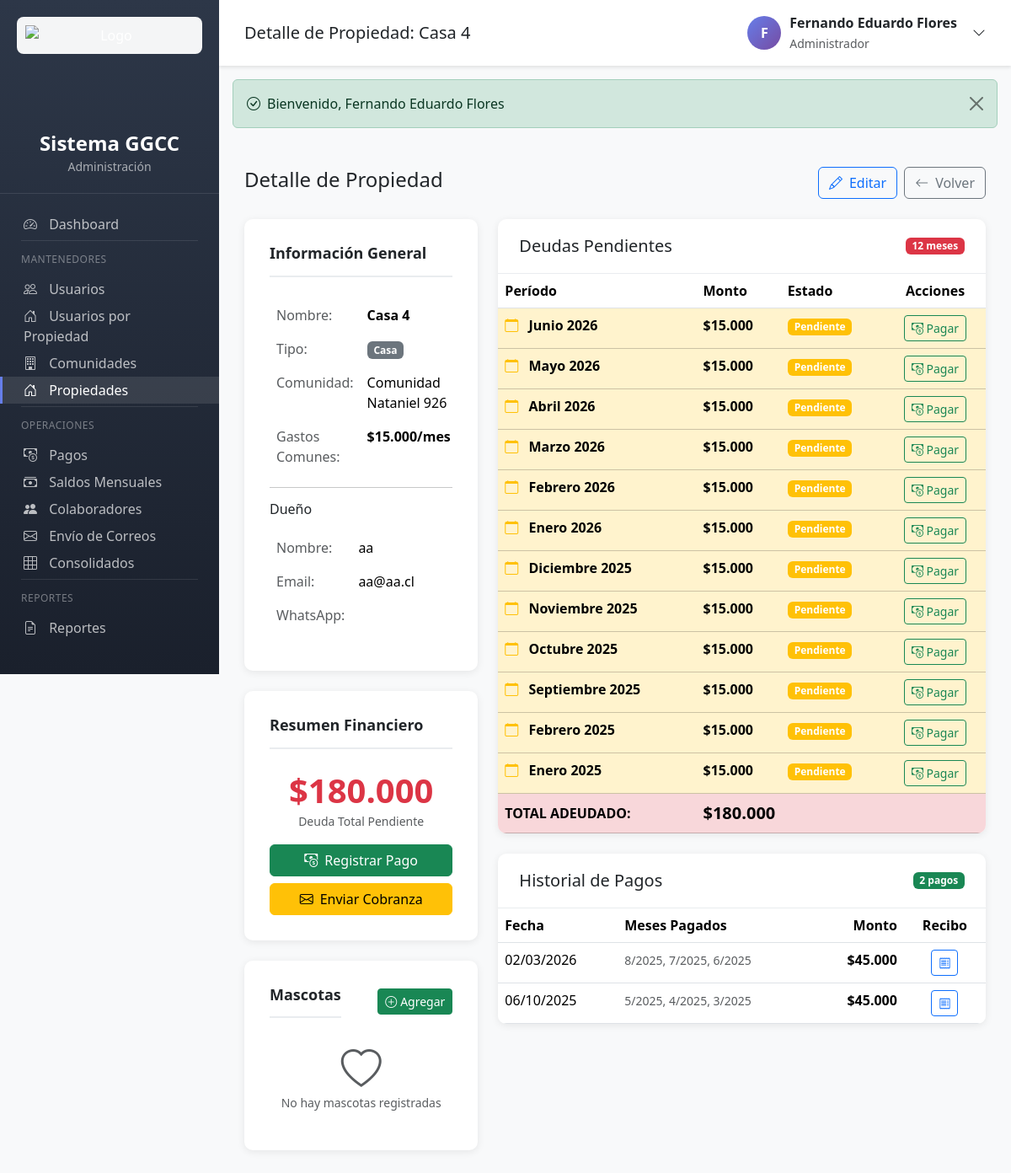
The app's page /propiedades.php?action=show&id=8 (signed in), older data.
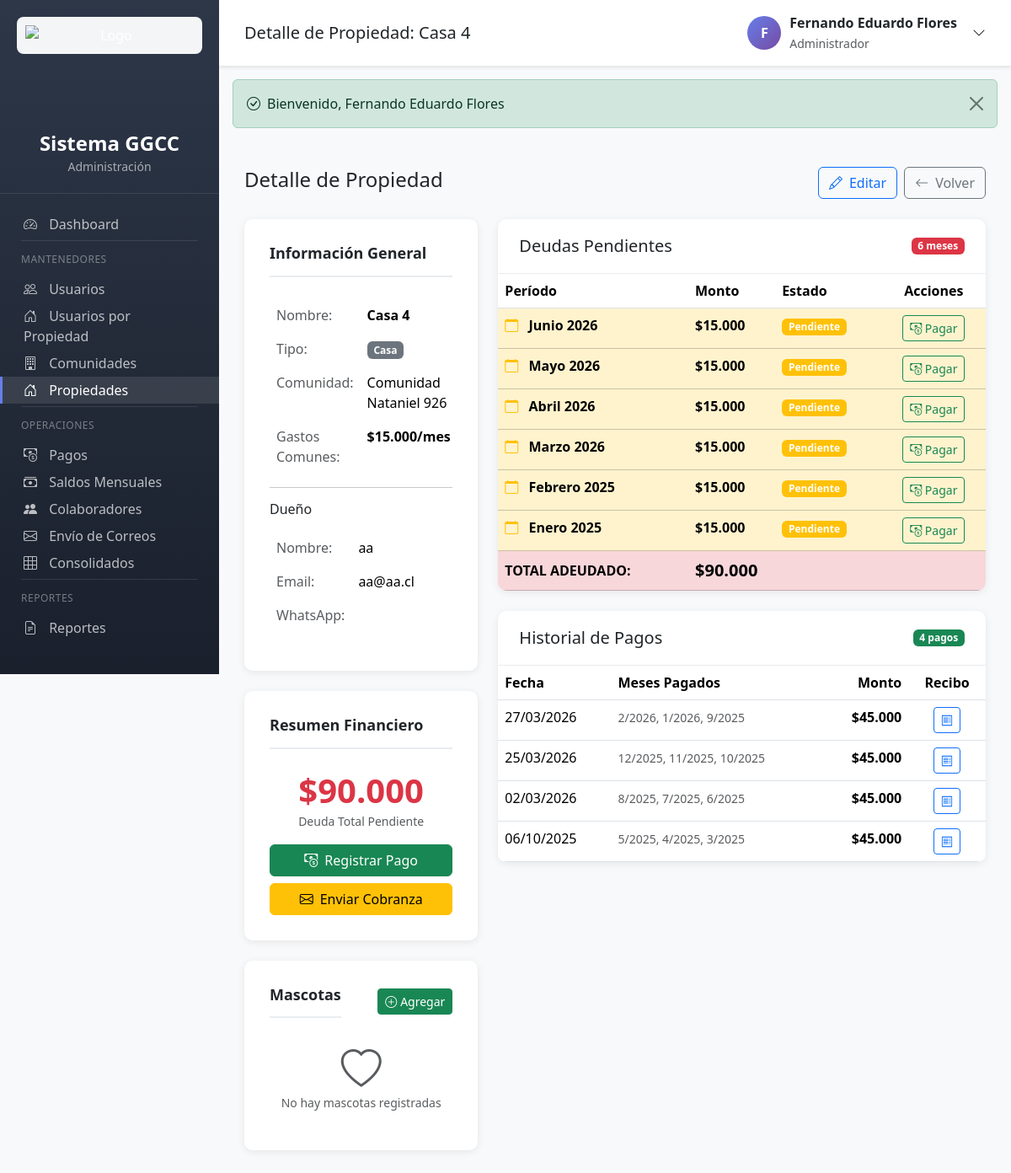
The same page, newer data.
### tables this page shows
CREATE TABLE `deudas` (
  `id` int(11) NOT NULL AUTO_INCREMENT,
  `propiedad_id` int(11) NOT NULL,
  `mes` int(11) NOT NULL,
  `anio` int(11) NOT NULL,
  `monto` decimal(10,2) NOT NULL,
  `estado` enum('Pendiente','Pagado') DEFAULT 'Pendiente',
  `pagada_con_saldo` tinyint(1) DEFAULT 0,
  `created_at` timestamp NOT NULL DEFAULT current_timestamp(),
  `updated_at` timestamp NOT NULL DEFAULT current_timestamp() ON UPDATE current_timestamp(),
  PRIMARY KEY (`id`),
  UNIQUE KEY `uk_propiedad_mes_anio` (`propiedad_id`,`mes`,`anio`),
  KEY `idx_propiedad` (`propiedad_id`),
  KEY `idx_mes_anio` (`mes`,`anio`),
  KEY `idx_estado` (`estado`),
  CONSTRAINT `deudas_ibfk_1` FOREIGN KEY (`propiedad_id`) REFERENCES `propiedades` (`id`) ON DELETE CASCADE
);

CREATE TABLE `pagos` (
  `id` int(11) NOT NULL AUTO_INCREMENT,
  `propiedad_id` int(11) NOT NULL,
  `fecha` date NOT NULL,
  `monto` decimal(10,2) NOT NULL,
  `observaciones` text DEFAULT NULL,
  `saldo_utilizado` decimal(10,2) DEFAULT 0.00,
  `recibo_generado` tinyint(1) DEFAULT 0,
  `recibo_path` varchar(255) DEFAULT NULL,
  `created_at` timestamp NOT NULL DEFAULT current_timestamp(),
  `updated_at` timestamp NOT NULL DEFAULT current_timestamp() ON UPDATE current_timestamp(),
  PRIMARY KEY (`id`),
  KEY `idx_propiedad` (`propiedad_id`),
  KEY `idx_fecha` (`fecha`),
  KEY `idx_created_at` (`created_at`),
  CONSTRAINT `pagos_ibfk_1` FOREIGN KEY (`propiedad_id`) REFERENCES `propiedades` (`id`) ON DELETE CASCADE
);

### app/controllers/PropiedadesController.php (called while the page is built, shortened)
<?php
class PropiedadesController {
    private Propiedad $propiedadModel;
    private Mascota $mascotaModel;
    public function __construct() {
        $this->propiedadModel = new Propiedad();
        $this->mascotaModel = new Mascota();
    }
    public function show(): void {
        $id = (int) ($_GET['id'] ?? 0);
        $propiedad = $this->propiedadModel->getWithDeudas($id);
        $pagos = $this->propiedadModel->getPaymentHistory($id, 10);
        $mascotas = $this->mascotaModel->getByPropiedad($id);
        require_once VIEWS_PATH . '/propiedades/show.php';
    }
}

### config/config.php (called while the page is built, shortened)
<?php
spl_autoload_register(function ($class) {
    $paths = [
        APP_PATH . '/controllers/',
        APP_PATH . '/models/',
        APP_PATH . '/helpers/'
    ];
    foreach ($paths as $path) {
        $file = $path . $class . '.php';
        if (file_exists($file)) {
            return;
        }
    }
});
function e(string $text): string {
    return htmlspecialchars($text, ENT_QUOTES, 'UTF-8');
}
function formatMoney(float $amount): string {
    return '$' . number_format($amount, 0, ',', '.');
}
function formatDate(string $date, string $format = 'd/m/Y'): string {
    return date($format, strtotime($date));
}
function getMonthName(int $month): string {
    $months = [
        1 => 'Enero', 2 => 'Febrero', 3 => 'Marzo', 4 => 'Abril',
        5 => 'Mayo', 6 => 'Junio', 7 => 'Julio', 8 => 'Agosto',
        9 => 'Septiembre', 10 => 'Octubre', 11 => 'Noviembre', 12 => 'Diciembre'
    ];
    return $months[$month] ?? '';
}

### config/database.php (called while the page is built, shortened)
<?php
class Database {
    private static ?PDO $instance = null;
    public static function getConnection(): PDO {
        if (self::$instance === null) {
            try {
                $dsn = "mysql:host=" . DB_HOST . ";dbname=" . DB_NAME . ";charset=" . DB_CHARSET;
                $options = [
                    PDO::ATTR_ERRMODE => PDO::ERRMODE_EXCEPTION,
                    PDO::ATTR_DEFAULT_FETCH_MODE => PDO::FETCH_ASSOC,
                    PDO::ATTR_EMULATE_PREPARES => false,
                    PDO::MYSQL_ATTR_INIT_COMMAND => "SET NAMES " . DB_CHARSET . " COLLATE utf8mb4_unicode_ci"
                ];
                self::$instance = new PDO($dsn, DB_USER, DB_PASS, $options);
            } catch (PDOException $e) {
                throw new Exception("Error de conexión a la base de datos: " . $e->getMessage());
            }
        }
        return self::$instance;
    }
}
function getDB(): PDO {
    return Database::getConnection();
}

### app/models/Model.php (called while the page is built, shortened)
<?php
abstract class Model {
    public function __construct() {
        $this->db = getDB();
    }
}

### app/models/Propiedad.php (called while the page is built, shortened)
<?php
require_once __DIR__ . '/Model.php';
class Propiedad extends Model {
    protected string $table = 'propiedades';
    public function getWithDeudas(int $propiedadId): ?array {
        $sql = "SELECT p.*, c.nombre as comunidad_nombre, c.direccion as comunidad_direccion
                FROM {$this->table} p
                LEFT JOIN comunidades c ON p.comunidad_id = c.id
                WHERE p.id = :id AND p.activo = 1";
        $stmt = $this->db->prepare($sql);
        $stmt->execute([':id' => $propiedadId]);
        $propiedad = $stmt->fetch();
        $sqlDeudas = "SELECT * FROM deudas
                      WHERE propiedad_id = :propiedad_id AND estado = 'Pendiente'
                      ORDER BY anio DESC, mes DESC";
        $stmtDeudas = $this->db->prepare($sqlDeudas);
        $stmtDeudas->execute([':propiedad_id' => $propiedadId]);
        $propiedad['deudas'] = $stmtDeudas->fetchAll();
        $propiedad['total_deuda'] = array_sum(array_column($propiedad['deudas'], 'monto'));
        return $propiedad;
    }
    public function getPaymentHistory(int $propiedadId, int $limit = 10): array {
        $sql = "SELECT p.*, GROUP_CONCAT(d.mes, '-', d.anio ORDER BY d.anio DESC, d.mes DESC SEPARATOR ', ') as meses_pagados
                FROM pagos p
                LEFT JOIN pagos_detalle pd ON p.id = pd.pago_id
                LEFT JOIN deudas d ON pd.deuda_id = d.id
                WHERE p.propiedad_id = :propiedad_id
                GROUP BY p.id
                ORDER BY p.fecha DESC
                LIMIT :limit";
        $stmt = $this->db->prepare($sql);
        $stmt->bindValue(':propiedad_id', $propiedadId, PDO::PARAM_INT);
        $stmt->bindValue(':limit', $limit, PDO::PARAM_INT);
        $stmt->execute();
        return $stmt->fetchAll();
    }
}

### app/views/propiedades/show.php (the view, shortened to what the changed rows need)
<?php
require_once __DIR__ . '/../partials/header.php';
$totalDeuda = array_sum(array_column($propiedad['deudas'], 'monto'));
?>
<div class="d-flex justify-content-between align-items-center mb-4">
    <h4>Detalle de Propiedad</h4>
    <div class="d-flex gap-2">
        <a href="propiedades.php?action=edit&id=<?= $propiedad['id'] ?>" class="btn btn-outline-primary">
            <i class="bi bi-pencil me-2"></i>Editar
        </a>
        <a href="propiedades.php<?= $propiedad['comunidad_id'] ? '?comunidad_id=' . $propiedad['comunidad_id'] : '' ?>" class="btn btn-outline-secondary">
            <i class="bi bi-arrow-left me-2"></i>Volver
        </a>
    </div>
</div>
<div class="row">
    <div class="col-lg-4 mb-4">
        <div class="form-section">
            <h6 class="section-title">Información General</h6>
            <table class="table table-borderless">
                <tr>
                    <td class="text-muted" width="40%">Nombre:</td>
                    <td class="fw-bold"><?= e($propiedad['nombre']) ?></td>
                </tr>
                <tr>
                    <td class="text-muted">Tipo:</td>
                    <td><span class="badge bg-secondary"><?= $propiedad['tipo'] ?></span></td>
                </tr>
                <tr>
                    <td class="text-muted">Comunidad:</td>
                    <td><?= e($propiedad['comunidad_nombre']) ?></td>
                </tr>
                <tr>
                    <td class="text-muted">Gastos Comunes:</td>
                    <td class="fw-bold"><?= formatMoney((float)$propiedad['precio_gastos_comunes']) ?>/mes</td>
                </tr>
            </table>
            <hr>
            <h6 class="mb-3">Dueño</h6>
            <table class="table table-borderless">
                <tr>
                    <td class="text-muted" width="40%">Nombre:</td>
                    <td><?= e($propiedad['nombre_dueno']) ?></td>
                </tr>
                <tr>
                    <td class="text-muted">Email:</td>
                    <td><?= e($propiedad['email_dueno']) ?></td>
                </tr>
                <tr>
                    <td class="text-muted">WhatsApp:</td>
                    <td><?= e($propiedad['whatsapp_dueno']) ?></td>
                </tr>
            </table>
        </div>
        <div class="form-section mt-4">
            <h6 class="section-title">Resumen Financiero</h6>
            <div class="text-center mb-3">
                <div class="display-6 fw-bold text-danger"><?= formatMoney($totalDeuda) ?></div>
                <small class="text-muted">Deuda Total Pendiente</small>
            </div>
            <div class="d-grid gap-2">
                <a href="pagos.php?action=create&propiedad_id=<?= $propiedad['id'] ?>" class="btn btn-success">
                    <i class="bi bi-cash-coin me-2"></i>Registrar Pago
                </a>
                <a href="correos.php?action=cobranza&comunidad_id=<?= $propiedad['comunidad_id'] ?>" class="btn btn-warning">
                    <i class="bi bi-envelope me-2"></i>Enviar Cobranza
                </a>
            </div>
        </div>
        <div class="form-section mt-4">
            <div class="d-flex justify-content-between align-items-center mb-3">
                <h6 class="section-title mb-0">Mascotas</h6>
                <button type="button" class="btn btn-success btn-sm" data-bs-toggle="modal" data-bs-target="#modalAgregarMascotaAdmin">
                    <i class="bi bi-plus-circle me-1"></i>Agregar
                </button>
            </div>
            <?php if (empty($mascotas)): ?>
                <div class="text-center text-muted py-3">
                    <i class="bi bi-heart display-5 mb-2"></i>
                    <p class="small mb-0">No hay mascotas registradas</p>
                </div>
            <?php endif; ?>
        </div>
    </div>
    <div class="col-lg-8 mb-4">
        <div class="table-container">
            <div class="table-header d-flex justify-content-between align-items-center">
                <h5 class="mb-0">Deudas Pendientes</h5>
                <span class="badge bg-danger"><?= count($propiedad['deudas']) ?> meses</span>
            </div>
            <div class="table-body">
                <?php if (empty($propiedad['deudas'])): ?>
                    <div class="text-center text-muted py-5">
                        <i class="bi bi-check-circle display-4 text-success mb-3"></i>
                        <p class="mb-0">No hay deudas pendientes</p>
                        <p class="text-success">¡Esta propiedad está al día!</p>
                    </div>
                <?php else: ?>
                    <table class="table table-hover mb-0">
                        <thead>
                            <tr>
                                <th>Período</th>
                                <th>Monto</th>
                                <th>Estado</th>
                                <th class="text-center">Acciones</th>
                            </tr>
                        </thead>
                        <tbody>
                            <?php foreach ($propiedad['deudas'] as $deuda): ?>
                                <tr class="table-warning">
                                    <td>
                                        <i class="bi bi-calendar text-warning me-2"></i>
                                        <strong><?= getMonthName((int)$deuda['mes']) ?> <?= $deuda['anio'] ?></strong>
                                    </td>
                                    <td class="fw-bold"><?= formatMoney((float)$deuda['monto']) ?></td>
                                    <td>
                                        <span class="badge bg-warning">Pendiente</span>
                                    </td>
                                    <td class="text-center">
                                        <a href="pagos.php?action=create&propiedad_id=<?= $propiedad['id'] ?>"
                                           class="btn btn-sm btn-outline-success" title="Pagar">
                                            <i class="bi bi-cash-coin"></i> Pagar
                                        </a>
                                    </td>
                                </tr>
                            <?php endforeach; ?>
                        </tbody>
                        <tfoot class="table-danger">
                            <tr>
                                <td class="fw-bold">TOTAL ADEUDADO:</td>
                                <td colspan="3" class="fw-bold fs-5"><?= formatMoney($totalDeuda) ?></td>
                            </tr>
                        </tfoot>
                    </table>
                <?php endif; ?>
            </div>
        </div>
        <div class="table-container mt-4">
            <div class="table-header d-flex justify-content-between align-items-center">
                <h5 class="mb-0">Historial de Pagos</h5>
                <span class="badge bg-success"><?= count($pagos) ?> pagos</span>
            </div>
            <div class="table-body">
                <?php if (empty($pagos)): ?>
                    <div class="text-center text-muted py-4">
                        <i class="bi bi-clock-history display-6 mb-3"></i>
                        <p class="mb-0">No hay pagos registrados aún</p>
                    </div>
                <?php else: ?>
                    <table class="table table-hover mb-0">
                        <thead>
                            <tr>
                                <th>Fecha</th>
                                <th>Meses Pagados</th>
                                <th class="text-end">Monto</th>
                                <th class="text-center">Recibo</th>
                            </tr>
                        </thead>
                        <tbody>
                            <?php foreach ($pagos as $pago): ?>
                                <tr>
                                    <td><?= formatDate($pago['fecha']) ?></td>
                                    <td>
                                        <small class="text-muted">
                                            <?= $pago['meses_pagados'] ? str_replace('-', '/', $pago['meses_pagados']) : 'N/A' ?>
                                        </small>
                                    </td>
                                    <td class="text-end fw-bold"><?= formatMoney((float)$pago['monto']) ?></td>
                                    <td class="text-center">
                                        <a href="pagos.php?action=recibo&id=<?= $pago['id'] ?>"
                                           class="btn btn-sm btn-outline-primary" title="Ver Recibo">
                                            <i class="bi bi-receipt"></i>
                                        </a>
                                    </td>
                                </tr>
                            <?php endforeach; ?>
                        </tbody>
                    </table>
                <?php endif; ?>
            </div>
        </div>
    </div>
</div>
<?php require_once __DIR__ . '/../partials/footer.php'; ?>

Row changes from the older to the newer data that the page shows:
no longer on this page (row edited): deudas: mes "Febrero", anio "2026", monto "$15.000"
no longer on this page (row edited): deudas: mes "Enero", anio "2026", monto "$15.000"
no longer on this page (row edited): deudas: mes "Diciembre", anio "2025", monto "$15.000"
no longer on this page (row edited): deudas: mes "Noviembre", anio "2025", monto "$15.000"
no longer on this page (row edited): deudas: mes "Octubre", anio "2025", monto "$15.000"
no longer on this page (row edited): deudas: mes "Septiembre", anio "2025", monto "$15.000"
added pagos: fecha "27/03/2026", meses_pagados "2/2026, 1/2026, 9/2025", monto "$45.000"
added pagos: fecha "25/03/2026", meses_pagados "12/2025, 11/2025, 10/2025", monto "$45.000"
Text that changed along with them:
formatMoney($totalDeuda): "$180.000" → "$90.000"
count($propiedad['deudas']): "12" → "6"
count($pagos): "2" → "4"
